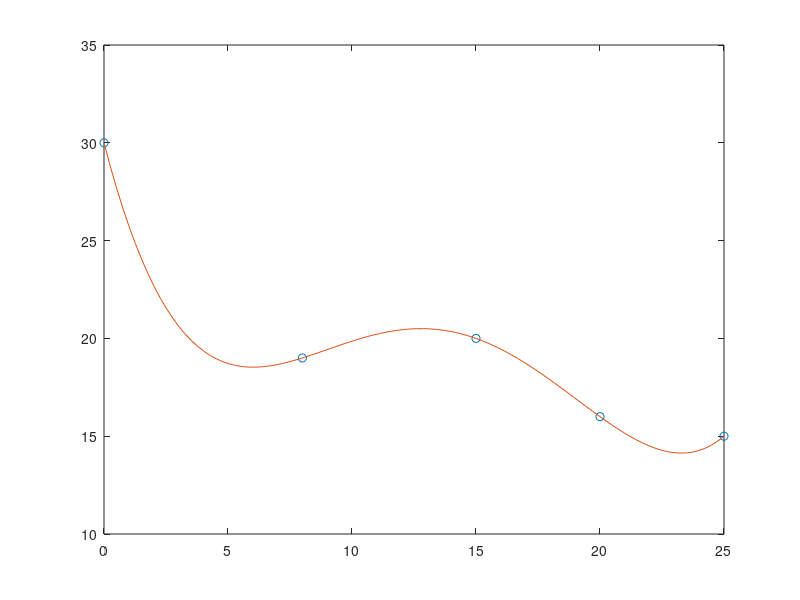
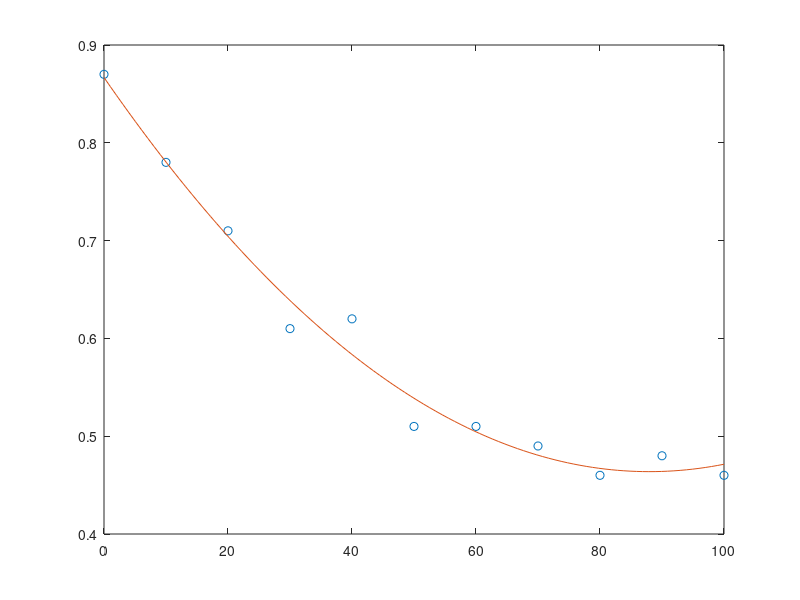

Reproduce these figures in MATLAB, in order.

%% Clean up
clc % vide ligne de commande
clear all % vide workspace
close all % vide fenetres et graphiques

%% Trajectoire - polynome d'interpolation

x = [0 8 15 20 25 ];
y = [ 30 19 20 16 15 ];
n = 4;

[p,S] = polyfit(x,y,n);

x1 = linspace(0,25);
y1 = polyval(p,x1);
figure
plot(x,y,'o')
hold on
plot(x1,y1)
hold off

%% Trajectoire - polynome d'approximation
dx = 10;
x = [0:dx:100];
y = [ 0.87 0.78 0.71 0.61 0.62 0.51 0.51 0.49 0.46 0.48 0.46 ];
n = 2;

[p,S] = polyfit(x,y,n)

x1 = linspace(0,100);
y1 = polyval(p,x1);
figure
plot(x,y,'o')
hold on
plot(x1,y1)
hold off

g = 0.0001*x.^2 - 0.0092*x + 0.8668;

% Erreur quadratique
E = sum((g-y).^2)
E2 = (g-y)'*(g-y);

% RMSE
err_rms = sqrt(mean((g-y).*(g-y)))

%% Coussin-trampoline

mg = 9.81*80;
h0 = 5;
hr = 0;
k = 6000;

a = (1/2)*k;
b = mg;
c = -mg*h0;

hf1 = (-b + sqrt((b^2)-(4*a*c)))/(2*a)
hf2 = (-b - sqrt((b^2)-(4*a*c)))/(2*a)
